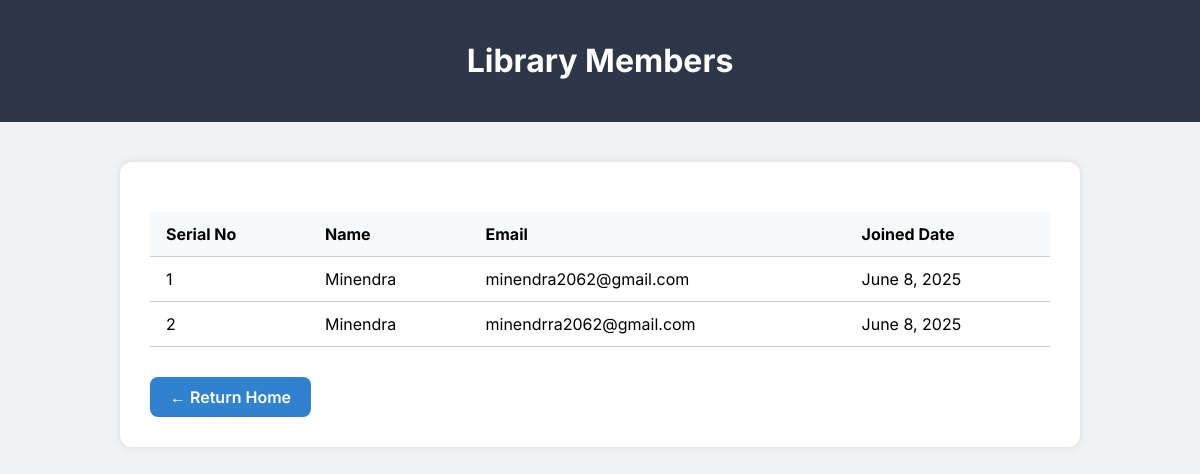
Page /members/ (signed in) on the earlier database version.
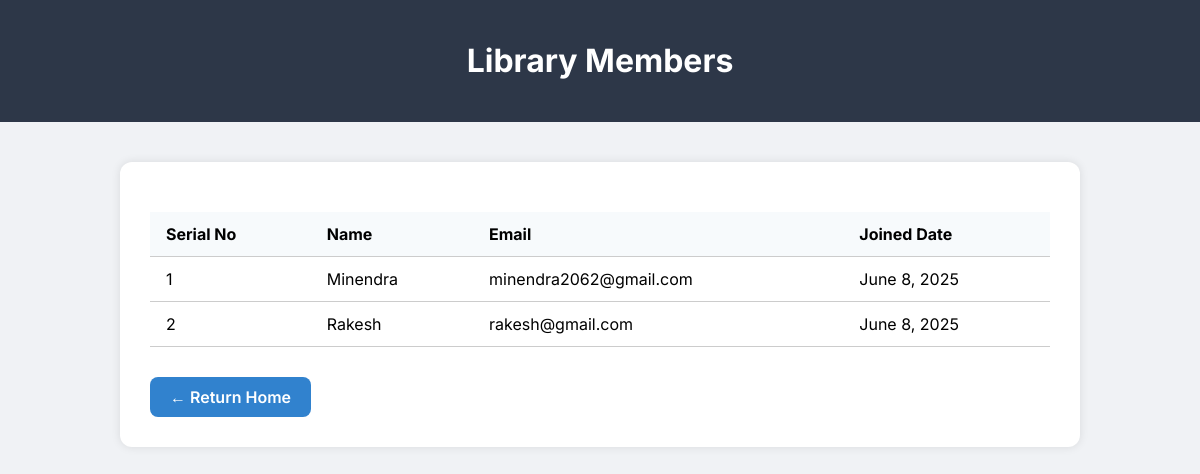
Same page on the later database version.
### homepage/models.py (models this page shows, shortened)
class Member(models.Model):
    name=models.CharField(max_length=30)
    email=models.EmailField(unique=True)
    joined_date=models.DateField(auto_now_add=True)

### homepage/views.py (the view)
# urls.py: path('members/', views.view_members, name='view_members'),
@login_required
def view_members(request):
    members = Member.objects.all()
    return render(request, 'homepage/members.html', {'members': members})

### homepage/templates/homepage/members.html (shortened to what this page needs)
<!DOCTYPE html>
<html lang="en">
<head>
</head>
<body>
<header>
    <h1>Library Members</h1>
</header>
<div class="container">
    <table>
        <thead>
            <tr>
                <th>Serial No</th>
                <th>Name</th>
                <th>Email</th>
                <th>Joined Date</th>
            </tr>
        </thead>
        <tbody>
            {% for member in members %}
            <tr>
                <td>{{ forloop.counter }}</td>
                <td>{{ member.name }}</td>
                <td>{{ member.email }}</td>
                <td>{{ member.joined_date }}</td>
            </tr>
            {% endfor %}
        </tbody>
    </table>
    <a href="{% url 'index' %}" class="btn-home">← Return Home</a>
</div>
</body>
</html>

### homepage/templates/homepage/members.html (style rules this page uses)
body { font-family: 'Inter', sans-serif; background: #f0f2f5; margin: 0; padding: 0; }
header { background: #2d3748; color: white; padding: 20px; text-align: center; }
.container { max-width: 900px; margin: 40px auto; background: white; padding: 30px; border-radius: 12px; box-shadow: 0 0 10px rgba(0,0,0,0.1); }
table { width: 100%; border-collapse: collapse; margin-top: 20px; }
th, td { padding: 12px 16px; border-bottom: 1px solid #ccc; text-align: left; }
th { background: #f7fafc; }
.btn-home { display: inline-block; margin-top: 30px; padding: 10px 20px; background-color: #3182ce; color: white; text-decoration: none; border-radius: 8px; font-weight: 600; transition: background-color 0.3s; }

Differences in the rows shown:
removed Member: name "Minendra", email "minendrra2062@gmail.com", joined_date "June 8, 2025"
added Member: name "Rakesh", email "rakesh@gmail.com", joined_date "June 8, 2025"
